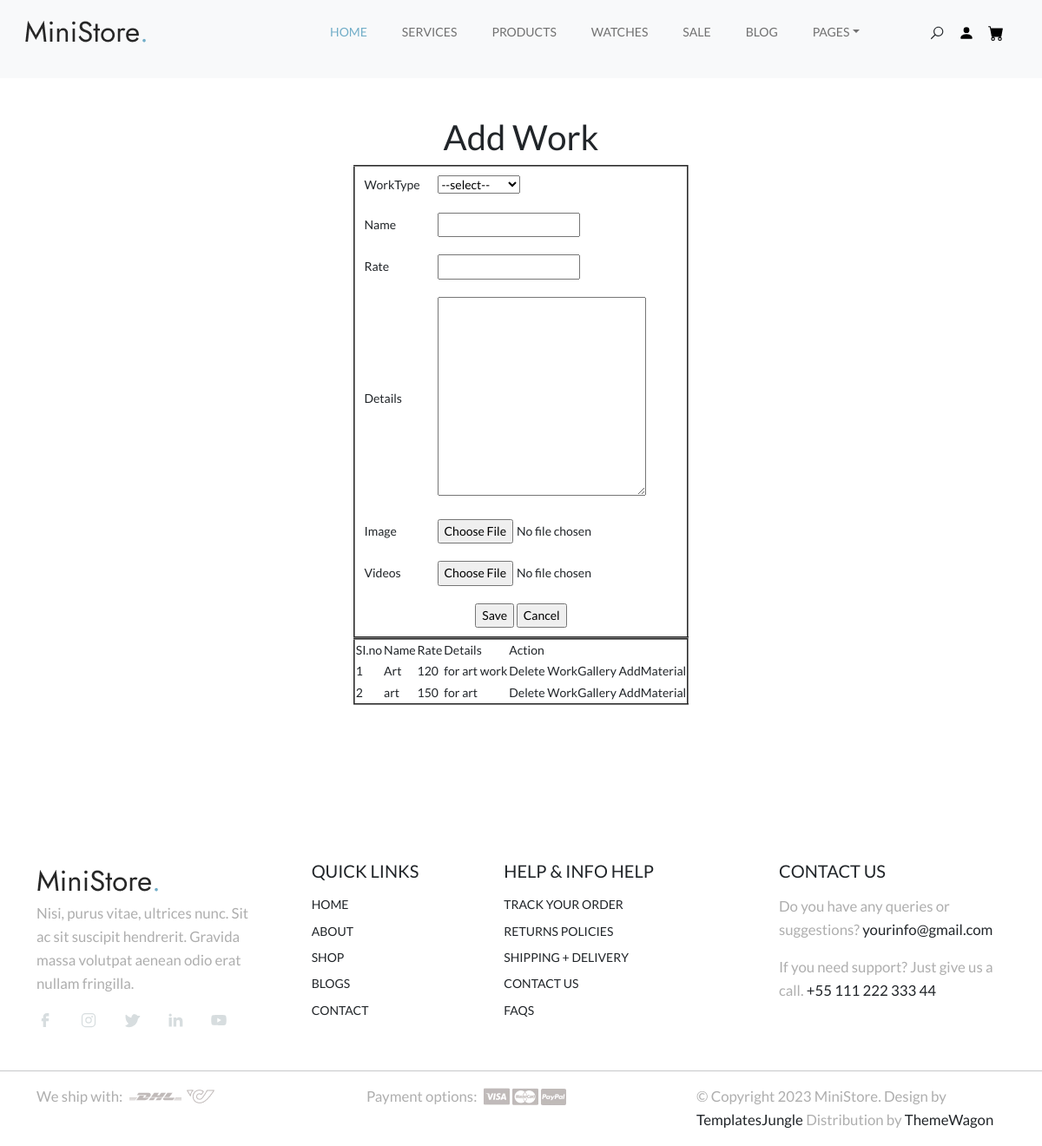
Before: /Seller/AddWork/ (signed in) with the older database file.
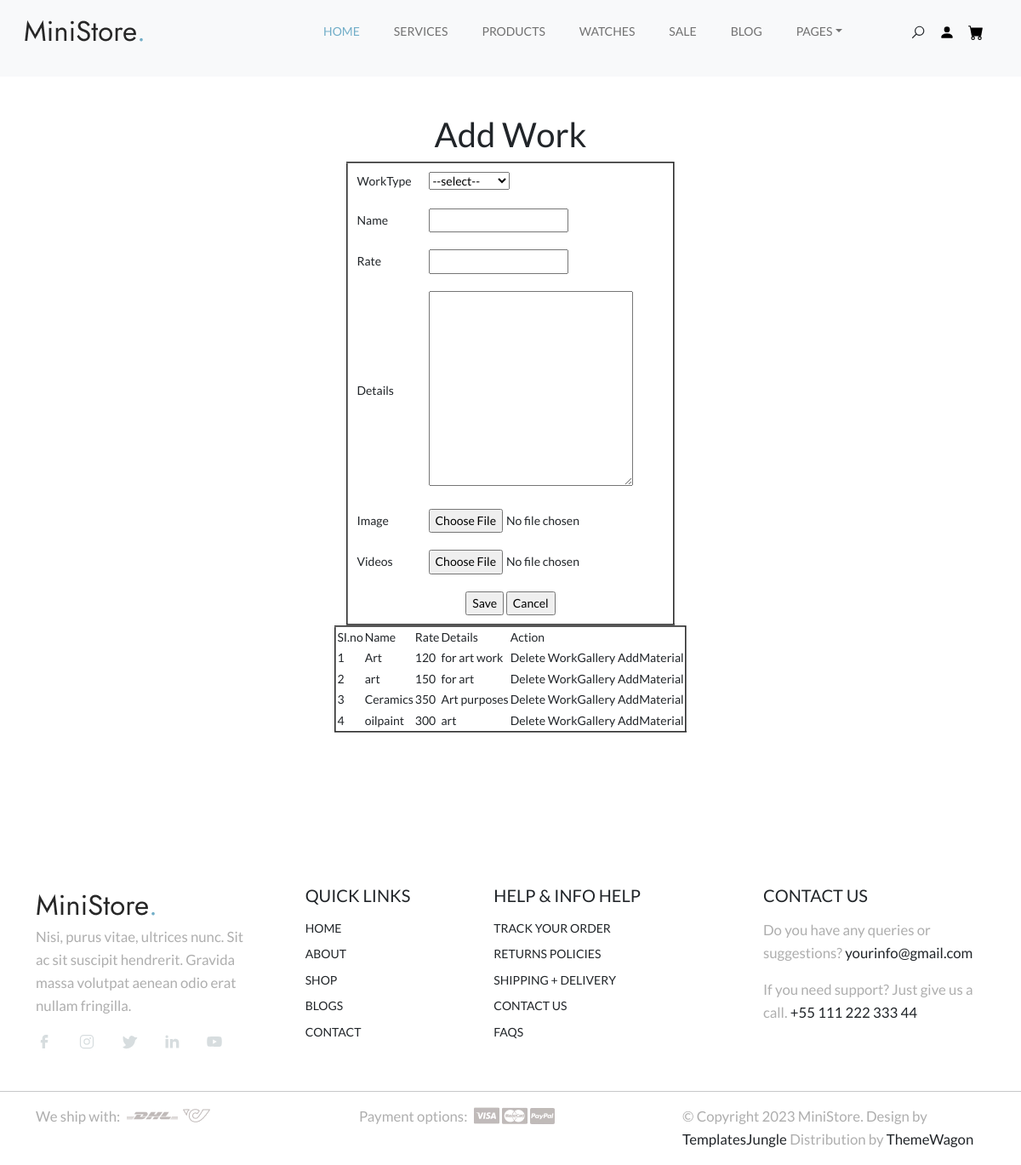
After: the same page with the newer database file.
### Seller/models.py (models this page shows)
class tbl_work(models.Model):
    name=models.CharField(max_length=50)
    rate=models.CharField(max_length=50)
    details=models.CharField(max_length=50)
    image=models.FileField(upload_to="MemberDocs/")
    video=models.FileField(upload_to="MemberDocs")
    seller=models.ForeignKey(tbl_seller,on_delete=models.CASCADE)
    worktype=models.ForeignKey(tbl_worktype,on_delete=models.CASCADE)

### Seller/views.py (the view)
# urls.py: path('AddWork/',views.addwork,name="AddWork"),
def addwork(request):
    sdata=tbl_seller.objects.get(id=request.session['sid'])
    worktypedata=tbl_worktype.objects.all()
    workdata=tbl_work.objects.filter(seller=sdata)
    if request.method=="POST":
        wdata=tbl_worktype.objects.get(id=request.POST.get('select_work'))
        tbl_work.objects.create(worktype=wdata,name=request.POST.get('txt_name'),rate=request.POST.get('txt_rate'),details=request.POST.get('txt_det'),image=request.FILES.get('txt_pic'),video=request.FILES.get('txt_vid'),seller=sdata)
        return render(request,"Seller/AddWork.html",{'worktypedata':worktypedata,'workdata':workdata})
    else:
        return render(request,"Seller/AddWork.html",{'worktypedata':worktypedata,'workdata':workdata})

### Seller/Templates/Seller/AddWork.html (shortened to what this page needs)
{% extends 'Seller/header.html' %}
{% load static %}
{% block content %}
<!DOCTYPE html>
<html lang="en">
<head>
</head>
<body>
    <center><h1>Add Work</h1></center>
    <form method="POST" action="" enctype="multipart/form-data">
         <table border="2" align="center" cellpadding="10">
            <tr>
                <td>WorkType</td>
                <td><select name="select_work" id="sel_work">
                    <option value="">--select--</option>
                    </select></td>
            </tr>
            <tr>
                <td>Name</td>
                <td><input type="text" name="txt_name" id=""></td>
            </tr>
            <tr>
                <td>Rate</td>
                <td><input type="text" name="txt_rate" id=""></td>
            </tr>
            <tr>
                <td>Details</td>
                <td><textarea name="txt_det" id="" cols="30" rows="10"></textarea></td>
            </tr>
            <tr>
                <td>Image</td>
                <td><input type="file" name="txt_pic" id=""></td>
            </tr>
            <tr>
                <td>Videos</td>
                <td><input type="file" name="txt_vid" id=""></td>
            </tr>
            <tr>
                <td colspan="2" align="center"><input type="submit" name="" id="" value="Save">
                    <input type="reset" name=""  id="" value="Cancel"></td>
            </tr>
         </table>
    </form>
    <table border="2" align="center">
        <tr>
            <td>SI.no</td>
            <td>Name</td>
            <td>Rate</td>
            <td>Details</td>
            <td>Action</td>
        </tr>
        <tr>
            {% for i in workdata %}
            <td>{{forloop.counter}}</td>
            <td>{{i.name}}</td>
            <td>{{i.rate}}</td>
            <td>{{i.details}}</td>
            <td><a href="{% url 'Seller:deletework' i.id %}">Delete</a>
                <a href="{% url 'Seller:WorkGallery' i.id %}">WorkGallery</a>
                <a href="{% url 'Seller:AddMaterial' i.id %}">AddMaterial</a>
            </td>
        </tr>
        {% endfor %}
        </table>
</body>
</html>
{% endblock content %}

Changed rows visible on the page:
added tbl_work: name "Ceramics", rate "350", details "Art purposes"
added tbl_work: name "oilpaint", rate "300", details "art"
